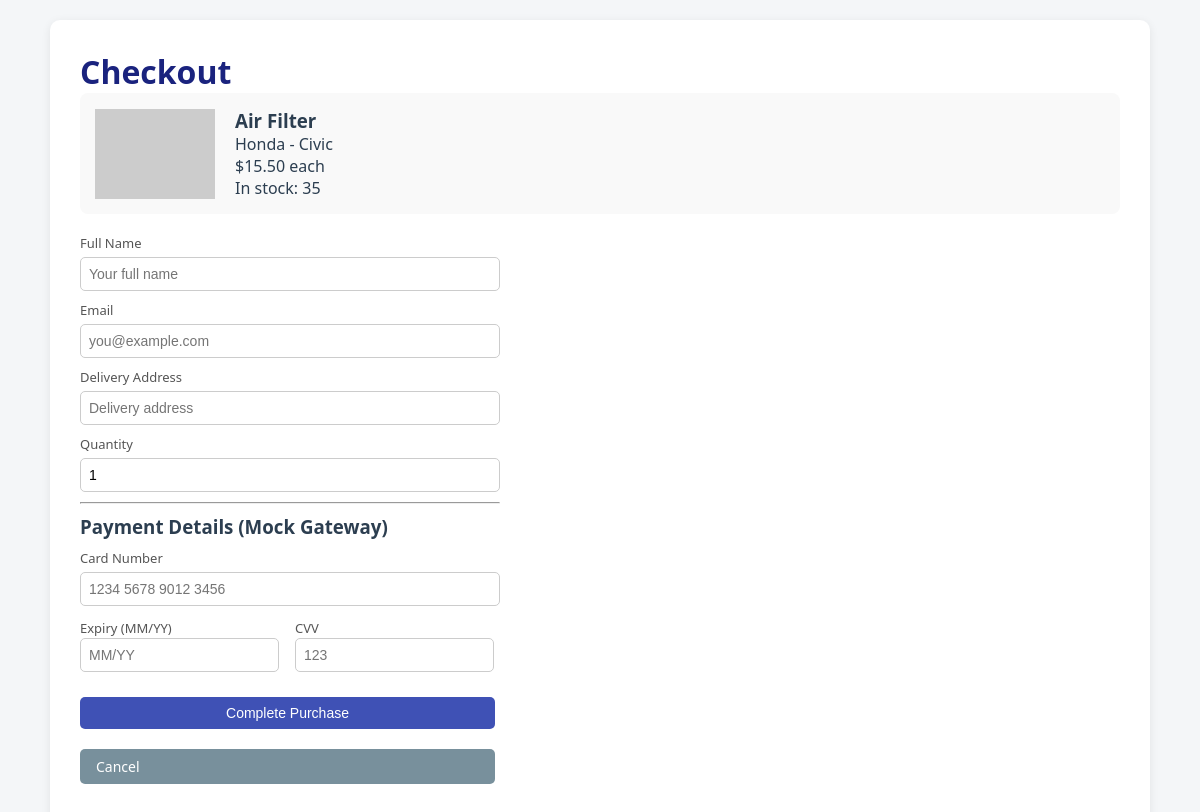
/checkout.php?part_id=2, run on the app's committed database.
### tables this page shows
CREATE TABLE IF NOT EXISTS parts (
    id INT AUTO_INCREMENT PRIMARY KEY,
    part_name VARCHAR(150) NOT NULL,
    vehicle_make VARCHAR(60) NOT NULL,
    vehicle_model VARCHAR(60) NOT NULL,
    category VARCHAR(60) NOT NULL,
    price DECIMAL(10,2) NOT NULL,
    stock INT NOT NULL DEFAULT 0,
    image_url VARCHAR(255) DEFAULT 'https://via.placeholder.com/200x150?text=Part',
    created_at TIMESTAMP DEFAULT CURRENT_TIMESTAMP
);

### checkout.php (the view, shortened to what this page needs)
<?php
require 'db.php';
$part_id = $_GET['part_id'] ?? null;
$stmt = $pdo->prepare("SELECT * FROM parts WHERE id = ?");
$stmt->execute([$part_id]);
$part = $stmt->fetch(PDO::FETCH_ASSOC);
?>
<!DOCTYPE html>
<html lang="en">
<head>
    <link rel="stylesheet" href="style.css">
</head>
<body>
    <div class="container">
        <h1>Checkout</h1>
        <div class="checkout-summary">
            <img src="<?= htmlspecialchars($part['image_url']) ?>" alt="<?= htmlspecialchars($part['part_name']) ?>" style="width:120px;">
            <div>
                <h3><?= htmlspecialchars($part['part_name']) ?></h3>
                <p><?= htmlspecialchars($part['vehicle_make']) ?> - <?= htmlspecialchars($part['vehicle_model']) ?></p>
                <p class="price">$<?= number_format($part['price'], 2) ?> each</p>
                <p>In stock: <?= $part['stock'] ?></p>
            </div>
        </div>
        <form method="POST" action="process_order.php" id="checkoutForm">
            <label>Full Name</label>
            <input type="text" name="customer_name" id="customer_name" placeholder="Your full name" required>
            <label>Email</label>
            <input type="email" name="customer_email" id="customer_email" placeholder="you@example.com" required>
            <label>Delivery Address</label>
            <input type="text" name="customer_address" id="customer_address" placeholder="Delivery address" required>
            <label>Quantity</label>
            <input type="number" name="quantity" id="quantity" value="1" min="1" max="<?= $part['stock'] ?>" required>
            <hr>
            <h3>Payment Details (Mock Gateway)</h3>
            <label>Card Number</label>
            <input type="text" name="card_number" id="card_number" placeholder="1234 5678 9012 3456" maxlength="19" required>
            <div style="display:flex; gap:10px;">
                <div style="flex:1;">
                    <label>Expiry (MM/YY)</label>
                    <input type="text" name="card_expiry" placeholder="MM/YY" maxlength="5" required>
                </div>
                <div style="flex:1;">
                    <label>CVV</label>
                    <input type="text" name="card_cvv" placeholder="123" maxlength="3" required>
                </div>
            </div>
            <button type="submit" class="btn" style="margin-top:15px;">Complete Purchase</button>
            <a href="index.php" class="btn btn-secondary">Cancel</a>
        </form>
    </div>
</body>
</html>

### style.css (style rules this page uses)
* { margin: 0; padding: 0; box-sizing: border-box; }
body { font-family: 'Segoe UI', Arial, sans-serif; background: #f4f6f8; color: #2c3e50; padding: 20px; }
.container { max-width: 1100px; margin: 0 auto; background: #fff; padding: 30px; border-radius: 10px; box-shadow: 0 2px 10px rgba(0,0,0,0.08); }
h1 { color: #1a237e; }
.btn { display: inline-block; padding: 8px 16px; background: #3f51b5; color: #fff; text-decoration: none; border: none; border-radius: 5px; cursor: pointer; font-size: 14px; margin: 5px 5px 5px 0; }
.btn-secondary { background: #78909c; }
form:not(.filter-form) { display: flex; flex-direction: column; gap: 10px; max-width: 420px; margin-bottom: 20px; }
form label { font-size: 13px; color: #555; margin-bottom: -5px; }
input, select { padding: 8px; border: 1px solid #ccc; border-radius: 5px; font-size: 14px; }
.checkout-summary { display: flex; gap: 20px; align-items: center; background: #f9f9f9; padding: 15px; border-radius: 8px; margin-bottom: 20px; }

### data on the page
parts: part_name "Air Filter", vehicle_make "Honda", vehicle_model "Civic", price "15.50", stock "35"
